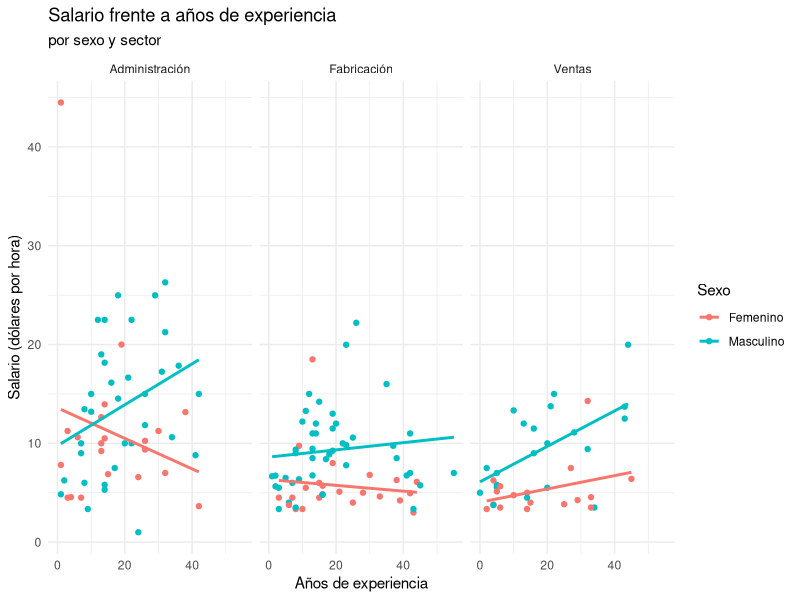

The R script that drew this image:
## ---- chunk 1
knitr::opts_chunk$set(echo = TRUE)
library(tidyverse)
library(modelr)
## ---- chunk 2
salarios <- read_csv("data/salarios.csv")
## ---- chunk 3
salarios_new <- salarios %>% filter(sector %in% c("manag", "manuf", "sales")) %>% mutate(sector=factor(sector), Sexo=factor(sex)) %>% 
  mutate(sector = fct_recode(sector, "Administración" = "manag",
                             "Fabricación" = "manuf",
                             "Ventas" = "sales")) %>% 
  mutate(Sexo = fct_recode(sex, "Masculino" = "M",
                          "Femenino" = "F"))
## ---- chunk 4
salarios_new %>% ggplot(aes(x=exper, y=wage, color=Sexo)) +
  geom_point() + facet_wrap(. ~ sector) +   geom_smooth(method = "lm", se = FALSE) + theme_minimal() + xlab("Años de experiencia") + ylab("Salario (dólares por hora)") + 
  labs(title = "Salario frente a años de experiencia",
       subtitle = "por sexo y sector")
